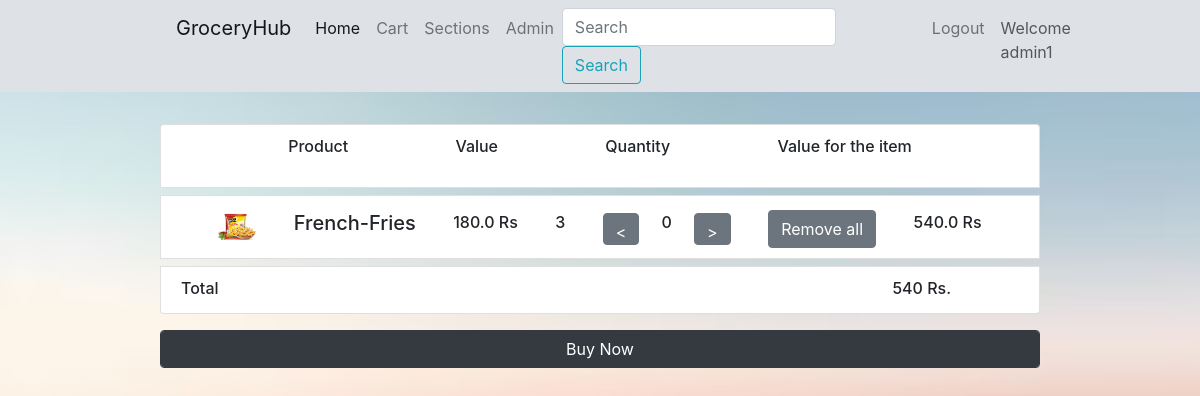
The page /cart (signed in) on the database as committed earlier.
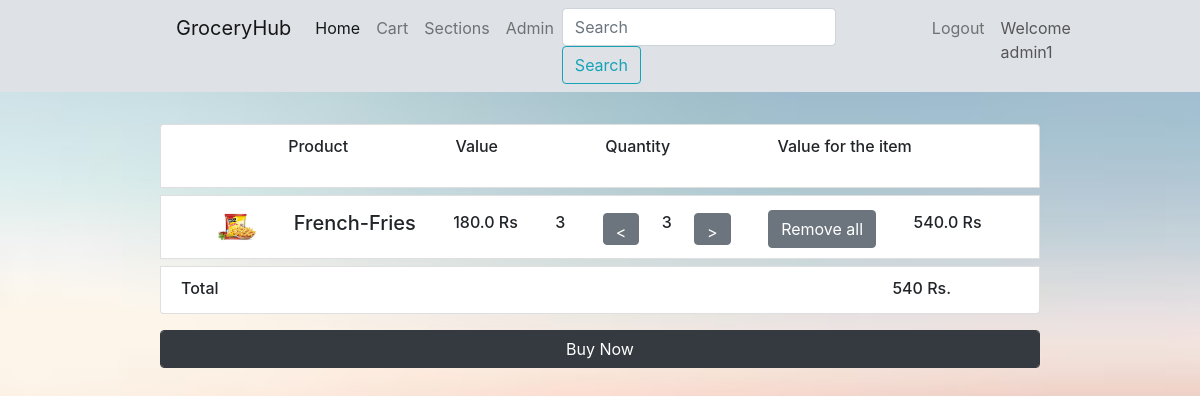
The same page on the database as committed later.
### Models/userModel.py (models this page shows, shortened)
class UserModel(db.Model, UserMixin):
    uuid = db.Column(db.Integer, primary_key=True)
    username = db.Column(db.String[20], nullable=False, unique=True)
    password = db.Column(db.String[80], nullable=False)
    isAdmin = db.Column(db.Boolean)
    isManager = db.Column(db.Integer)
    firstOrder = db.Column(db.Boolean)

### Models/productModel.py (models this page shows, shortened)
class ProductModel(db.Model):
    productId = db.Column(db.Integer, primary_key=True)
    productImage = db.Column(db.String[100])
    productName = db.Column(db.String[20], nullable=False, unique=True)
    manufacturingDate = db.Column(sqlalchemy.types.DateTime(), nullable=False)
    expiryDate = db.Column(sqlalchemy.types.DateTime())
    quantityInStore = db.Column(db.Integer, nullable=False)
    section = db.Column(db.String[120], nullable=False)
    valuePerUnit = db.Column(db.Float, nullable=False)
    quantityInCart = db.Column(db.Integer)
    addedOnDate = db.Column(sqlalchemy.types.DateTime())
    engagement = db.Column(db.Integer)

class Cart(db.Model):
    cartId = db.Column(db.Integer, primary_key=True)
    userId = db.Column(db.Integer, db.ForeignKey(
        'user_model.uuid'), nullable=False)
    totalValue = db.Column(db.Integer, nullable=False)
    products = db.Column(MutableDict.as_mutable(JSONEncodedDict))

### app.py (the view)
@app.route('/cart', methods=['POST', 'GET'])
@app.route('/cart/<message>', methods=['POST', 'GET'])
@login_required
def cart(message=None):
    cart = Cart.query.filter_by(userId=current_user.uuid).first()
    total = cart.totalValue
    discount = 0
    if (cart):
        cartData = cart.products
        cartDataProp = {}
        for product in cartData:
            productData = ProductModel.query.filter_by(
                productId=int(product)).first()
            cartDataProp[productData] = cartData[product]
        cartDataProp = {x: y for x, y in cartDataProp.items() if y != 0}
        if current_user.firstOrder:
            discount = 15*total/100
            discountMessage = 'First order discount'
            return render_template('cart.html', cartDataProp=cartDataProp, totalValue=total, message=message, discount=discount, discountMessage=discountMessage)
        return render_template('cart.html', cartDataProp=cartDataProp, totalValue=total, message=message, discount=discount)
    return redirect(url_for('dashboard'))

### Models/utilModel.py (called while the page is built)
    def process_result_value(self, value, dialect):
        if value is not None:
            value = json.loads(value)
        return value

    @classmethod
    def coerce(cls, key, value):
        if not isinstance(value, MutableDict):
            if isinstance(value, dict):
                return MutableDict(value)
            return Mutable.coerce(key, value)
        else:
            return value

### app.py (called while the page is built)
@login_manager.user_loader
def load_user(user_id):
    print("Login Manager working.")
    return UserModel.query.get(int(user_id))

### templates/cart.html (shortened to what this page needs)
{% from 'productMacro.html' import productCartView %} {% extends "base.html" %}
{% block displayUserName %}
<a class="nav-link" style="color: rgb(86, 86, 86)"
  >Welcome {{current_user.username}}</a
>
{% endblock %} {% block content %}
<ul class="list-group">
  <li
    class="list-group-item"
    style="
      height: 4rem;
      display: flex;
      flex-direction: row;
      justify-content: space-evenly;
    "
  >
    <h6>Product</h6>
    <h6>Value</h6>
    <h6>Quantity</h6>
    <h6>Value for the item</h6>
  </li>
  {% if cartDataProp.keys()|length == 0 %}
  <div class="alert alert-warning" role="alert" style="margin-top: 2.5rem">
    Nothing in the cart.
  </div>
  {% else %} {% for product in cartDataProp %} {% if cartDataProp[product]>0%}
  {{productCartView(product,cartDataProp[product])}} {% endif %} {% endfor %}
  <li
    class="list-group-item"
    style="
      margin-top: 0.5rem;
      height: 3rem;
      display: flex;
      flex-direction: row;
      justify-content: space-between;
    "
  >
    <h6>Total</h6>
    <h6 style="margin-right: 4.25rem">{{totalValue-discount}} Rs.</h6>
  </li>
  {% endif %}
</ul>
  {% if cartDataProp.keys()|length != 0 %}
  <form method="POST" action="{{url_for('handleBuyNow')}}">
    <input type="submit" name="Buy Now" value="Buy Now" class="form-control btn btn-dark" />
  </form>
  {% endif %} {% endblock %}

### templates/productMacro.html (shortened to what this page needs)
{% macro cartControlUtil(quantityInCart,productId,origin="")%} {% if origin ==
"cart"%}
<div
  style="
    height: 2rem;
    display: flex;
    flex-direction: row;
    justify-content: space-between;
    margin-top: 0.25rem;
    width: 8rem;
  "
>
    {% endif %}
    <form
      method="post"
      action="{{url_for('editCart',kwargs ={'productId':productId,'action':'remove','origin':origin})}}"
      type="button"
      class="btn btn-secondary"
    >
      <input type="submit" value="<" name="<" style="all: unset" />
    </form>
    <h6>{{quantityInCart}}</h6>
    <form
      method="post"
      action="{{url_for('editCart',kwargs ={'productId':productId,'origin':origin})}}"
      type="button"
      class="btn btn-secondary"
    >
      <input type="submit" value=">" name=">" style="all: unset" />
    </form>
  </div>
  <div>
    <form
      method="post"
      action="{{url_for('editCart',kwargs ={'productId':productId,'action':'clean','origin':origin})}}"
      type="button"
      class="btn btn-secondary"
      style="margin-top: 0.25rem; width: 100%"
    >
      <input
        type="submit"
        value="Remove all"
        name="Remove all"
        style="all: unset"
      />
    </form>
  </div>
  {% endmacro %}  {% macro productCartView(productData,quantity) %}
  <li
    class="list-group-item"
    style="
      height: 4rem;
      display: flex;
      flex-direction: row;
      justify-content: space-evenly;
      margin-top: 0.5rem;
      align-items: center;
    "
  >
    <img
      style="max-width: 100%; max-height: 100%"
      src="{{productData.productImage}}"
    />
    <div>
      <h5>{{productData.productName}}</h5>
    </div>
    <h6>{{productData.valuePerUnit}} Rs</h6>
    <h6>{{quantity}}</h6>
    {{cartControlUtil(productData.quantityInCart,productData.productId,'cart')}}
    <h6>{{quantity*productData.valuePerUnit}} Rs</h6>
  </li>
  {% endmacro %}

### templates/base.html (shortened to what this page needs)
<!DOCTYPE html>
<html lang="en">
  <head>
    <link
      rel="stylesheet"
      href="https://cdn.jsdelivr.net/npm/bootstrap@4.3.1/dist/css/bootstrap.min.css"
    />
  </head>
  <nav
    class="navbar navbar-expand-lg navbar-light bg-light"
    style="background-color: #dee2e6 !important"
  >
    <div style="margin: 0 10rem 0 10rem; display: flex; flex-direction: row">
      <a class="navbar-brand" href="{{url_for('dashboard')}}">GroceryHub</a>
      {% if current_user.is_authenticated %}
      <div class="collapse navbar-collapse" id="navbarSupportedContent">
        <ul class="navbar-nav mr-auto">
          <li class="nav-item active">
            <a class="nav-link" href="{{url_for('dashboard')}}"
              >Home <span class="sr-only">(current)</span></a
            >
          </li>
          <li class="nav-item">
            <a class="nav-link" href="{{url_for('cart')}}"> Cart</a>
          </li>
          <li class="nav-item">
            <a class="nav-link" href="{{url_for('sections')}}">Sections</a>
          </li>
          {% if current_user.isAdmin %}
          <li class="nav-item">
            <a class="nav-link" href="{{url_for('admin')}}">Admin </a>
          </li>
          {% elif current_user.isManager %}
          <li class="nav-item">
            <a class="nav-link" href="{{url_for('admin')}}">Manager </a>
          </li>
          {% endif %}
          <form
            class="form-inline my-2 my-lg-0"
            method="POST"
            action="{{url_for('search')}}"
          >
            <input
              class="form-control mr-sm-2"
              type="search"
              id="Search"
              placeholder="Search"
              aria-label="Search"
              name="Search"
            />
            <button class="btn btn-outline-info my-2 my-sm-0" type="submit">
              Search
            </button>
          </form>
          <li class="nav-item" style="margin-left: 5rem">
            <a class="nav-link" href="{{url_for('logout')}}">Logout</a>
          </li>
          <li class="nav-item">{% block displayUserName %} {% endblock %}</li>
        </ul>
      </div>
    </div>
    {% endif %}
  </nav>
  <body
    background="{{ url_for('static', filename='mainBG.jpeg') }}"
    style="height: 100%; background-repeat: no-repeat; background-size: cover"
  >
    <div style="margin: 2rem 10rem 0 10rem">
      {% block content %}{% endblock %}
    </div>
  </body>
</html>

Rows that differ between the two databases and show on the page:
changed ProductModel "French-Fries": quantityInCart "0" → "3"
